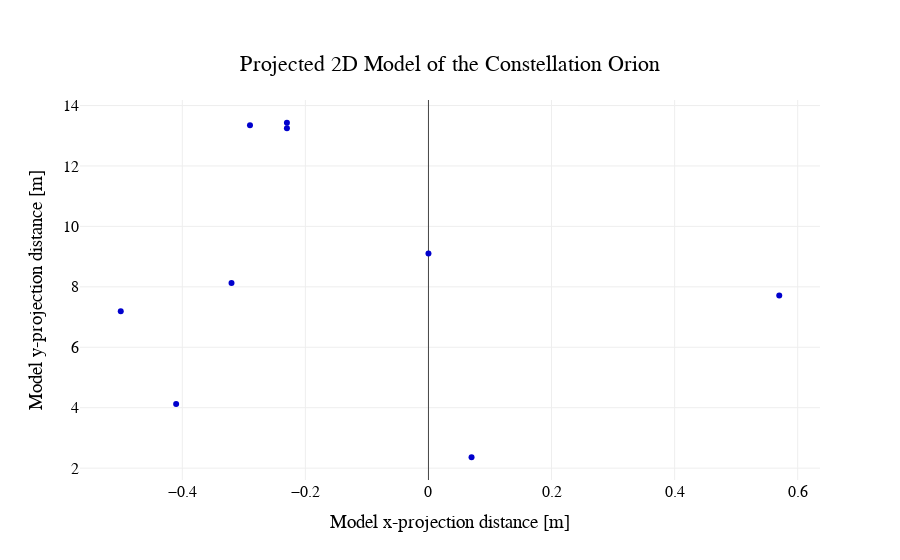

Source (notebook cell):
### Code cell
# Let me redo the plot above with plot.ly:

plotly.offline.iplot({
    # make a scatter plot of the x and y data, using just markers (no lines), and customizing the marker size
    # and color:
    "data": [go.Scatter(x=x, y=y, mode='markers',\
                        marker={'size':6,'color':"mediumblue"})],
    # customize the plot layour:
    "layout": go.Layout(
                        # add a title which is centered on the plot:
                        title={'text':"Projected 2D Model of the Constellation Orion", 'x':0.5, 'y':0.9, \
                               'xanchor':'center','yanchor':'top'},\
                        # add an x-axis label:
                        xaxis_title="Model x-projection distance [m]",\
                        # add a y-axis label:
                        yaxis_title="Model y-projection distance [m]",\
                        # choose a template with a white background and gridlines:
                        template="presentation",
                        # set the font style, size, and color:
                        font={'family':"Times New Roman, monospace",'size':16,'color':"black"})
     })

### Figure 1 — Plotly figure (JSON) as saved in the notebook; plotly's stock layout.template omitted (floating-point values rounded to 4 significant figures)
{"data": [{"marker": {"color": "mediumblue", "size": 6}, "mode": "markers", "type": "scatter", "x": [-0.41, 0.57, 0.07, 0, -0.29, -0.32, -0.5, -0.23, -0.23], "y": [4.12, 7.71, 2.36, 9.1, 13.35, 8.13, 7.19, 13.25, 13.43]}], "layout": {"font": {"color": "black", "family": "Times New Roman, monospace", "size": 16}, "title": {"text": "Projected 2D Model of the Constellation Orion", "x": 0.5, "xanchor": "center", "y": 0.9, "yanchor": "top"}, "xaxis": {"title": {"text": "Model x-projection distance [m]"}}, "yaxis": {"title": {"text": "Model y-projection distance [m]"}}}}
